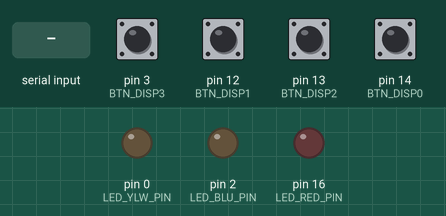
This sketch was run on a simulated Arduino Uno, built with avr-gcc and run on an emulated ATmega328P. Shown: output pins drawn as LEDs (lit = HIGH). The inputs (shaded band) are chosen by the test bench; at power-on: pin 3 (BTN_DISP3), pin 12 (BTN_DISP1), pin 13 (BTN_DISP2), pin 14 (BTN_DISP0) HIGH.

Above: at 1.8 s.
1.9 s: "1" received over the second serial link
At 2.3 s:
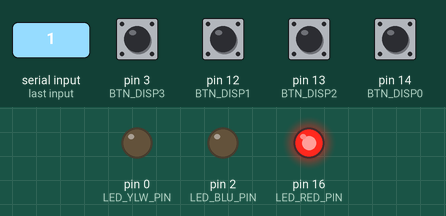
3.4 s: "0" received over the second serial link
At 4.6 s:
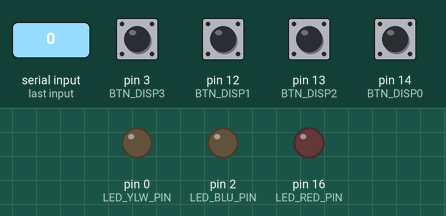
4.9 s: "2" received over the second serial link
At 5.8 s:
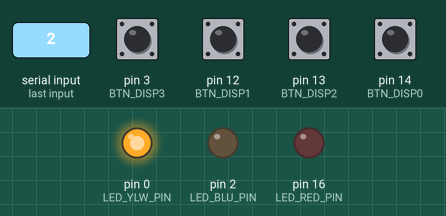
Timing chart, 0 to 7.9 s (numbered marks = the images above; inputs shaded):
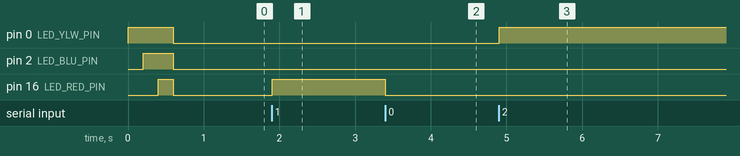

Measured:
- after the input at 1.9 s, pin 16 (LED_RED_PIN): LOW → HIGH at once
- after the input at 3.4 s, pin 16 (LED_RED_PIN): HIGH → LOW at once
- after the input at 4.9 s, pin 0 (LED_YLW_PIN): LOW → HIGH at once

The sketch:

esp8266_io_slave.ino
```cpp
/*
 * ESP8266 UART slave — GPIO expander for Smart Mirror
 *
 * WIRING to XIAO ESP32-S3:
 *   ESP32-S3 D3/GPIO4 (TX)  ──►  ESP8266 D1/GPIO5 (RX)
 *   ESP32-S3 D8/GPIO7 (RX)  ◄──  ESP8266 D2/GPIO4 (TX)
 *   GND                     ──►  GND  (must be shared)
 *   Power ESP8266 from its own USB
 *
 * BUTTONS — wire each between pin and GND (active LOW):
 *   D5/GPIO14 = DISP0   D6/GPIO12 = DISP1
 *   D7/GPIO13 = DISP2   RX/GPIO3  = DISP3
 *
 * OUTPUTS (LEDs only — no buzzer):
 *   D0/GPIO16 = LED RED    D3/GPIO0 = LED YELLOW     D4/GPIO2 = LED BLUE
 *
 * PROTOCOL (9600 baud, 1 byte each direction):
 *   ESP32-S3 → ESP8266 : output bitmask
 *       bit0=LED_RED  bit1=LED_YELLOW  bit2=LED_BLUE
 *   ESP8266 → ESP32-S3 : button bitmask (sent every 50 ms)
 *       bit0=DISP0  bit1=DISP1  bit2=DISP2  bit3=DISP3
 */

#include <SoftwareSerial.h>

// UART to ESP32-S3  (D1=GPIO5 as RX, D2=GPIO4 as TX)
#define IO_RX_PIN  5   // D1/GPIO5 — receives from ESP32-S3 TX (D3/GPIO4)
#define IO_TX_PIN  4   // D2/GPIO4 — sends to ESP32-S3 RX (D8/GPIO7)
SoftwareSerial hostSerial(IO_RX_PIN, IO_TX_PIN);

// Buttons (active LOW, internal pull-up)
#define BTN_DISP0  14   // D5
#define BTN_DISP1  12   // D6
#define BTN_DISP2  13   // D7
#define BTN_DISP3   3   // RX / GPIO3  — no external resistor needed

// Weather LEDs
#define LED_RED_PIN 16  // D0 / GPIO16
#define LED_YLW_PIN 0   // D3 / GPIO0 (boot-sensitive: set LOW before OUTPUT)
#define LED_BLU_PIN 2   // D4 / GPIO2 (boot-sensitive: set LOW before OUTPUT)

static uint32_t lastSend = 0;

void setup() {
  // GPIO0/GPIO2 are boot-sensitive — set LOW before OUTPUT to avoid glitch
  digitalWrite(LED_RED_PIN, LOW); pinMode(LED_RED_PIN, OUTPUT);
  digitalWrite(LED_YLW_PIN, LOW); pinMode(LED_YLW_PIN, OUTPUT);
  digitalWrite(LED_BLU_PIN, LOW); pinMode(LED_BLU_PIN, OUTPUT);

  pinMode(BTN_DISP0, INPUT_PULLUP);
  pinMode(BTN_DISP1, INPUT_PULLUP);
  pinMode(BTN_DISP2, INPUT_PULLUP);
  pinMode(BTN_DISP3, INPUT_PULLUP);

  hostSerial.begin(9600);

  // Self-test: cycle all three LEDs
  digitalWrite(LED_YLW_PIN, HIGH); delay(200);
  digitalWrite(LED_BLU_PIN, HIGH); delay(200);
  digitalWrite(LED_RED_PIN, HIGH); delay(200);
  digitalWrite(LED_YLW_PIN, LOW);
  digitalWrite(LED_BLU_PIN, LOW);
  digitalWrite(LED_RED_PIN, LOW);
}

void loop() {
  // Receive output command from ESP32-S3 (1 byte = LED bitmask)
  while (hostSerial.available()) {
    uint8_t mask = hostSerial.read();
    digitalWrite(LED_RED_PIN, (mask & 0x01) ? HIGH : LOW);
    digitalWrite(LED_YLW_PIN, (mask & 0x02) ? HIGH : LOW);
    digitalWrite(LED_BLU_PIN, (mask & 0x04) ? HIGH : LOW);
  }

  // Send button state to ESP32-S3 every 50 ms
  if (millis() - lastSend >= 50) {
    lastSend = millis();
    uint8_t state = 0;
    if (digitalRead(BTN_DISP0) == LOW) state |= 0x01;
    if (digitalRead(BTN_DISP1) == LOW) state |= 0x02;
    if (digitalRead(BTN_DISP2) == LOW) state |= 0x04;
    if (digitalRead(BTN_DISP3) == LOW) state |= 0x08;
    hostSerial.write(state);
  }

  delay(5);
}
```
